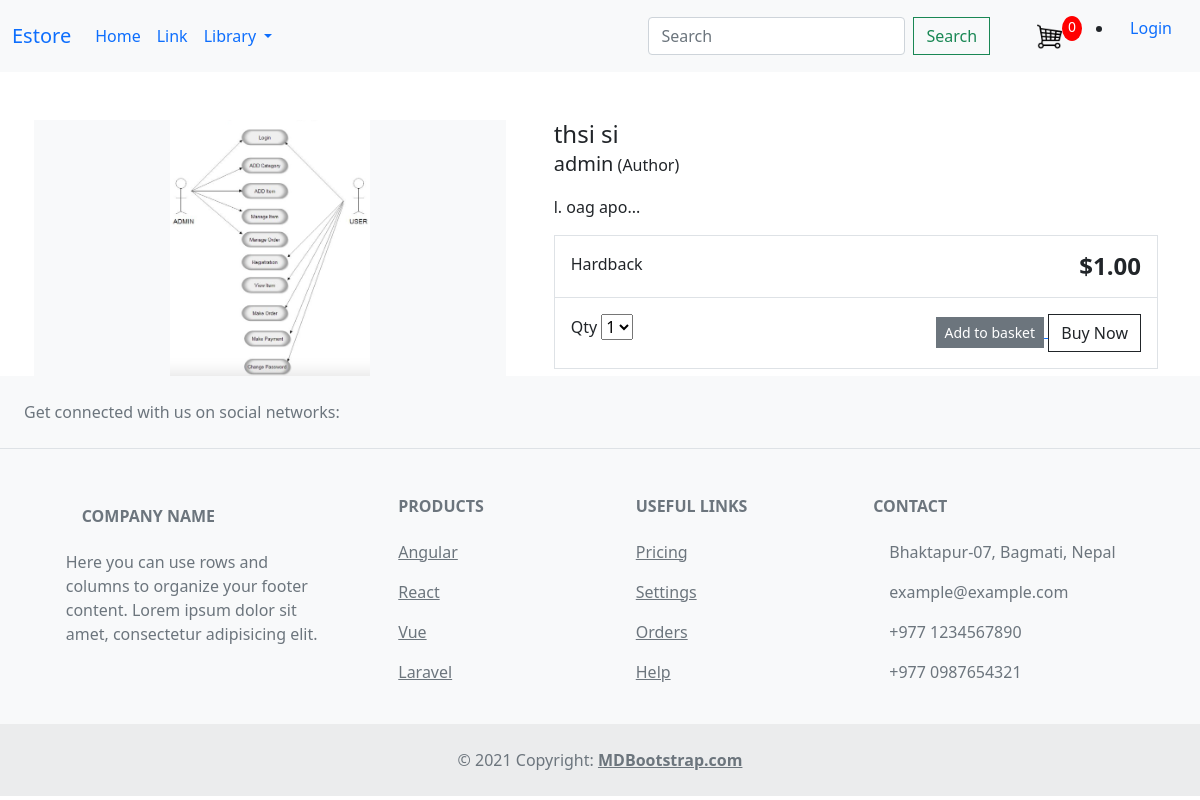
Page /item/re/ on the committed database.
### store/models.py (models this page shows, shortened)
class Product(models.Model):
    category = models.ForeignKey(Category,related_name='product', on_delete=models.CASCADE)
    title = models.CharField(max_length=100)
    author = models.CharField(max_length=100, default='admin')
    description = models.TextField(blank=True)
    image = models.ImageField(upload_to = 'images/')
    slug = models.SlugField(max_length=100)
    price = models.DecimalField(max_digits=4, decimal_places=2)
    in_stock = models.BooleanField(default=True)
    is_active = models.BooleanField(default=True)
    created = models.DateTimeField(auto_now_add=True)
    updated = models.DateTimeField(auto_now=True)
    class Meta:
        verbose_name_plural = 'Product'
        ordering = ('-created', )

### store/views.py (the view)
# urls.py: path('item/<slug:slug>/',views.item_info, name = 'product_detail' ),
def item_info(request, slug):
    if request.user.is_authenticated:
        customer = request.user.customer
        order, created = Order.objects.get_or_create(customer = customer, complete = False)
        items = order.orderitem_set.all()
        cartItems = order.get_cart_items
    else:
        items =[]
        order = {'get_cart_total': 0, 'get_cart_items':0 }
        cartItems = order['get_cart_items']
    product = get_object_or_404(Product, slug = slug, in_stock = True)
    context = {'product':product, 'cartItems': cartItems}
    return render(request, 'store/detail.html', context)

### store/models.py (called while the page is built)
    def get_absolute_url(self):#for dynamic link for category
        return reverse('store:category_list', args=[self.slug])

### store/views.py (called while the page is built)
def categories(request):
    return{
        'categories': Category.objects.all()
    }

### store/templates/store/detail.html (shortened to what this page needs)
{% extends 'e_book/base.html' %}
{% load static %}
{% block content %}
<div class="container">
    <main class="pt-5">
        <div class="row g-3">
            <div class="col-md-5 col-lg-5 order-md-first bg-light">
                <img class="img-fluid mx-auto d-block" width="200px" alt="Responsive image" src="{{ product.image.url }}">
            </div>
            <div class="col-md-7 col-lg-7 ps-md-3 ps-lg-5">
                <h1 class="mb-0 h4">{{ product.title }}</h1>
                <p><span class="lead">{{ product.author }}</span> (Author)</p>
                <p>{{ product.description|slice:":355" }}...</p>
                <div class="border">
                    <div class="col border-bottom">
                        <div class="row p-3">
                            <div class="col-6">Hardback</div>
                            <div class="col-6 text-end"><span class="h4 fw-bold">${{ product.price }}</span></div>
                        </div>
                    </div>
                    <div class="col">
                        <div class="row p-3">
                            <div class="col-6">
                                <label for="select">Qty</label>
                                <select id="select">
                                    <option value="">1</option>
                                </select>
                            </div>
                            <div class="col-6 text-end">
                                <a href="{% url 'store:cart' %}">
                                    <button data-product = "{{product.id}}" data-action = "add" type="button" class="btn btn-secondary btn-sm add-btn update-cart ">
                                        Add to basket
                                    </button>
                                </a>
                                <a  class="btn btn-outline-dark" href="{% url 'store:checkout' %}">Buy Now</a>
                            </div>
                        </div>
                    </div>
                </div>
            </div>
        </div>
    </main>
</div>
{% endblock %}

### static/css/main.css (style rules this page uses)
.btn { border-radius: 0; }

### rows in the picture
Product: image (picture), title "thsi si", author "admin", description "l. oag apo", price "1.00"

### other values in the picture
{{ cartItems }} "0"
